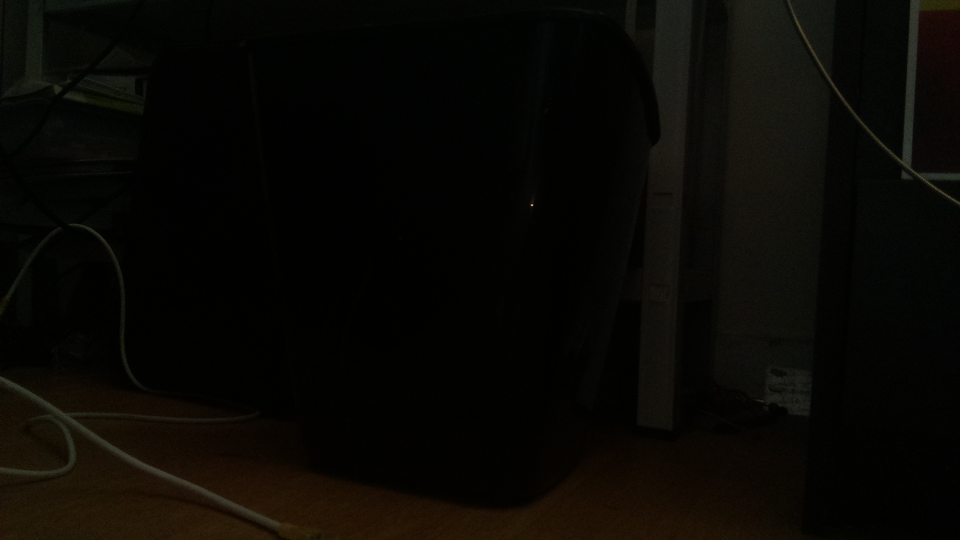
#> input picture src/image.png, 1920 x 1080 px (shown at 1/2 size)
$ python test.py
#> lines starting #> are read from the running program, lines starting #| are printed output that depends on the picture; after the words box and inside, x2 and y2 are one past the last pixel; in counts of white or black regions, pixels touching at a corner belong together
#> further down, img is the input picture: shape (1080, 1920, 3); mean B, G, R 4, 7.7, 9
import cv2
from PIL import Image

def get_forme(frame):
    """
    Image -> List * int
    Permet de reccuperer les masks de l'image apres applications de la selection des couleurs ainsi que le nombre de masks non vides
    """

    # On transforme l'image en hvs
    hsv = cv2.cvtColor(frame, cv2.COLOR_BGR2HSV)
#> hsv: shape (1080, 1920, 3); mean H, S, V 27.9, 157, 9.4

    # On boucle sur les quatre couleurs

    hsv_lower = (95, 100, 20)
    hsv_upper = (115, 255, 255)

    mask = cv2.inRange(hsv, hsv_lower, hsv_upper)
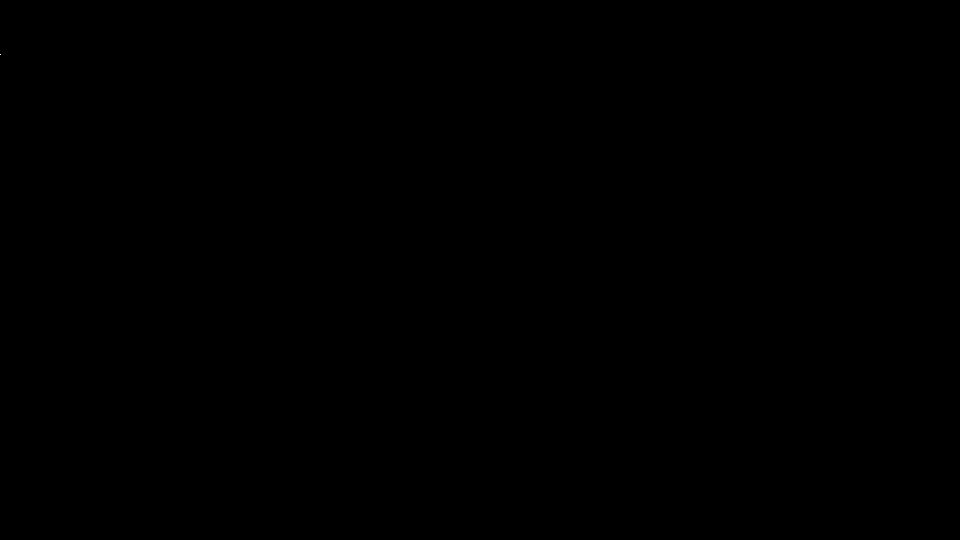
#> mask: shape (1080, 1920) (shown at 1/2 size); 0% white in thin lines or dots, all inside (x1, y1, x2, y2) = (0, 108, 1, 110)

        # On netoie un peu le mask
    # mask = cv2.erode(mask, None, iterations=4)
    # mask = cv2.dilate(mask, None, iterations=4)

    i = Image.fromarray(mask)
    i.save("m.png")

    # On chercher toutes les formes detecter
    elements, _ = cv2.findContours(
        mask, cv2.RETR_EXTERNAL, cv2.CHAIN_APPROX_SIMPLE)
#> elements = [[[0, 108], [0, 109]]]

    n = -1
    max_el = None
    for cnt in elements:
        approx = cv2.approxPolyDP(cnt, 0.01*cv2.arcLength(cnt, True), True)

        m = len(approx)
        if n < m:
            max_el = cnt
            n = m
#> this loop made 1 pass
#> (m, max_el, n) on pass 1: (2, [[0, 108], [0, 109]], 2)
#> after the loop, n = 2

    cv2.drawContours(frame,[max_el],0,(0,255,255),-1)
#> frame: shape (1080, 1920, 3); under 0.01% of pixels changed, all inside (x1, y1, x2, y2) = (0, 108, 1, 110)
    return n


img = cv2.imread("image.png")

n = get_forme(img)
#> n = 2

img = Image.fromarray(img)
img.save("E.png")
print(n)
#| 2
